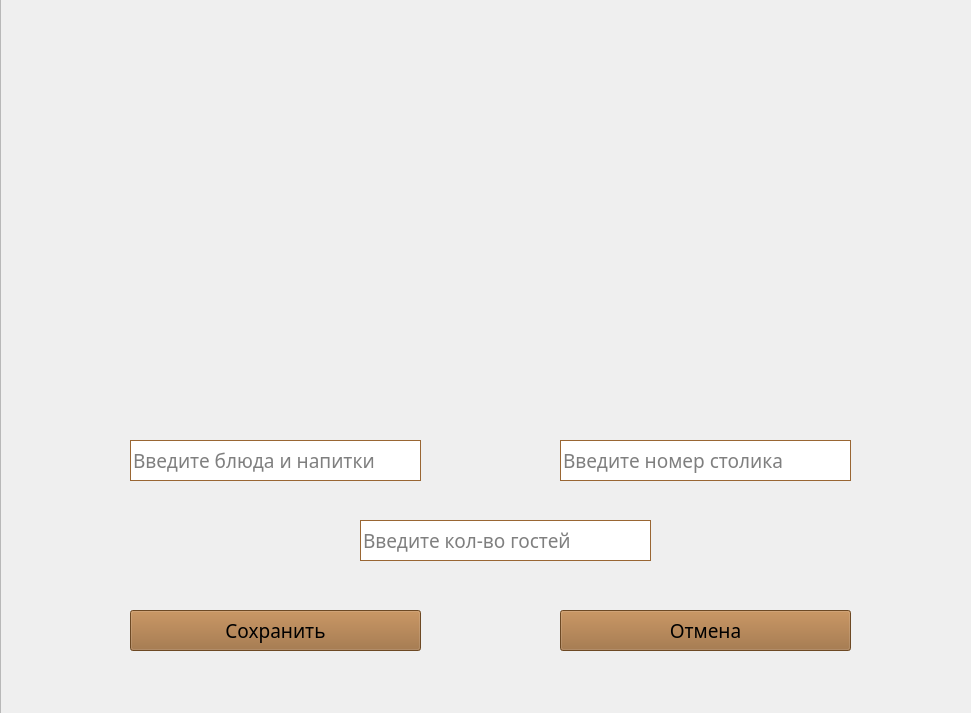
<?xml version="1.0" encoding="UTF-8"?>
<ui version="4.0">
 <class>createOrderModal</class>
 <widget class="QWidget" name="createOrderModal">
  <property name="geometry">
   <rect>
    <x>0</x>
    <y>0</y>
    <width>971</width>
    <height>713</height>
   </rect>
  </property>
  <property name="windowTitle">
   <string>Создание заказа</string>
  </property>
  <widget class="QFrame" name="frame">
   <property name="geometry">
    <rect>
     <x>0</x>
     <y>-10</y>
     <width>991</width>
     <height>731</height>
    </rect>
   </property>
   <property name="autoFillBackground">
    <bool>true</bool>
   </property>
   <property name="frameShape">
    <enum>QFrame::StyledPanel</enum>
   </property>
   <property name="frameShadow">
    <enum>QFrame::Raised</enum>
   </property>
   <widget class="QLineEdit" name="orderDescInput">
    <property name="geometry">
     <rect>
      <x>130</x>
      <y>450</y>
      <width>291</width>
      <height>41</height>
     </rect>
    </property>
    <property name="font">
     <font>
      <family>Sans Serif Collection</family>
      <pointsize>14</pointsize>
     </font>
    </property>
    <property name="styleSheet">
     <string notr="true">border: 1px solid rgb(153, 102, 51);</string>
    </property>
    <property name="inputMethodHints">
     <set>Qt::ImhNone</set>
    </property>
    <property name="text">
     <string/>
    </property>
    <property name="placeholderText">
     <string>Введите блюда и напитки</string>
    </property>
   </widget>
   <widget class="QLineEdit" name="numbCustomerInput">
    <property name="geometry">
     <rect>
      <x>360</x>
      <y>530</y>
      <width>291</width>
      <height>41</height>
     </rect>
    </property>
    <property name="font">
     <font>
      <family>Sans Serif Collection</family>
      <pointsize>14</pointsize>
     </font>
    </property>
    <property name="styleSheet">
     <string notr="true">border: 1px solid rgb(153, 102, 51);</string>
    </property>
    <property name="inputMethodHints">
     <set>Qt::ImhNone</set>
    </property>
    <property name="text">
     <string/>
    </property>
    <property name="placeholderText">
     <string>Введите кол-во гостей</string>
    </property>
   </widget>
   <widget class="QLineEdit" name="numbTableInput">
    <property name="geometry">
     <rect>
      <x>560</x>
      <y>450</y>
      <width>291</width>
      <height>41</height>
     </rect>
    </property>
    <property name="font">
     <font>
      <family>Sans Serif Collection</family>
      <pointsize>14</pointsize>
     </font>
    </property>
    <property name="styleSheet">
     <string notr="true">border: 1px solid rgb(153, 102, 51);</string>
    </property>
    <property name="inputMethodHints">
     <set>Qt::ImhNone</set>
    </property>
    <property name="text">
     <string/>
    </property>
    <property name="placeholderText">
     <string>Введите номер столика</string>
    </property>
   </widget>
   <widget class="QLabel" name="icon">
    <property name="geometry">
     <rect>
      <x>370</x>
      <y>60</y>
      <width>251</width>
      <height>291</height>
     </rect>
    </property>
    <property name="text">
     <string/>
    </property>
    <property name="textFormat">
     <enum>Qt::RichText</enum>
    </property>
    <property name="pixmap">
     <pixmap resource="C:/Users/p2200/Desktop/ПП/resource.qrc">:/assets/cafe_system\icon.png</pixmap>
    </property>
    <property name="scaledContents">
     <bool>true</bool>
    </property>
   </widget>
   <widget class="QPushButton" name="saveOrderModalButton">
    <property name="geometry">
     <rect>
      <x>130</x>
      <y>620</y>
      <width>291</width>
      <height>41</height>
     </rect>
    </property>
    <property name="font">
     <font>
      <family>Sans Serif Collection</family>
      <pointsize>14</pointsize>
     </font>
    </property>
    <property name="autoFillBackground">
     <bool>false</bool>
    </property>
    <property name="styleSheet">
     <string notr="true">background-color: rgb(153, 102, 51);</string>
    </property>
    <property name="text">
     <string>Сохранить</string>
    </property>
    <property name="autoDefault">
     <bool>false</bool>
    </property>
   </widget>
   <widget class="QPushButton" name="cancelOrderModalButton">
    <property name="geometry">
     <rect>
      <x>560</x>
      <y>620</y>
      <width>291</width>
      <height>41</height>
     </rect>
    </property>
    <property name="font">
     <font>
      <family>Sans Serif Collection</family>
      <pointsize>14</pointsize>
     </font>
    </property>
    <property name="autoFillBackground">
     <bool>false</bool>
    </property>
    <property name="styleSheet">
     <string notr="true">background-color: rgb(153, 102, 51);</string>
    </property>
    <property name="text">
     <string>Отмена</string>
    </property>
    <property name="autoDefault">
     <bool>false</bool>
    </property>
   </widget>
  </widget>
 </widget>
 <resources>
  <include location="C:/Users/p2200/Desktop/ПП/resource.qrc"/>
 </resources>
 <connections>
  <connection>
   <sender>saveOrderModalButton</sender>
   <signal>clicked()</signal>
   <receiver>createOrderModal</receiver>
   <slot>close()</slot>
   <hints>
    <hint type="sourcelabel">
     <x>275</x>
     <y>630</y>
    </hint>
    <hint type="destinationlabel">
     <x>485</x>
     <y>356</y>
    </hint>
   </hints>
  </connection>
  <connection>
   <sender>cancelOrderModalButton</sender>
   <signal>clicked()</signal>
   <receiver>createOrderModal</receiver>
   <slot>close()</slot>
   <hints>
    <hint type="sourcelabel">
     <x>705</x>
     <y>630</y>
    </hint>
    <hint type="destinationlabel">
     <x>485</x>
     <y>356</y>
    </hint>
   </hints>
  </connection>
 </connections>
</ui>
